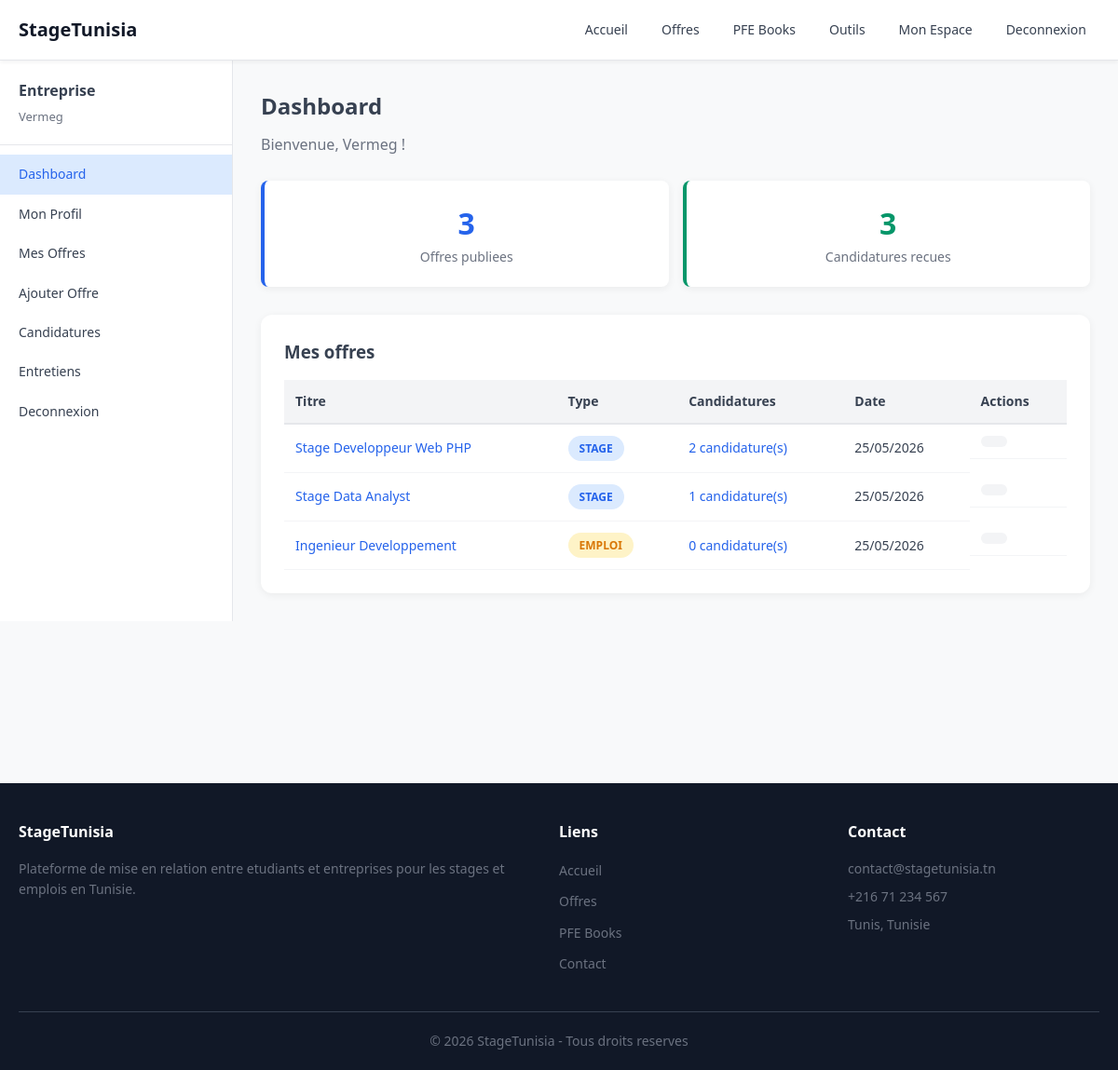
/entreprise/index.php (signed in), run on the app's committed database.
### tables this page shows
CREATE TABLE offres (
    id INT AUTO_INCREMENT PRIMARY KEY,
    entreprise_id INT NOT NULL,
    titre VARCHAR(200) NOT NULL,
    description TEXT,
    type_contrat VARCHAR(50) NOT NULL DEFAULT 'stage',
    duree VARCHAR(50) DEFAULT '',
    remuneration VARCHAR(100) DEFAULT '',
    lieu VARCHAR(100) DEFAULT '',
    secteur VARCHAR(100) DEFAULT '',
    competences_requises TEXT,
    date_publication DATETIME DEFAULT CURRENT_TIMESTAMP,
    date_expiration DATE DEFAULT NULL,
    active TINYINT(1) DEFAULT 1,
    FOREIGN KEY (entreprise_id) REFERENCES entreprises(id) ON DELETE CASCADE
);

### includes/functions.php (called while the page is built, shortened)
<?php
function formatDate($date) {
    return date('d/m/Y', strtotime($date));
}

### entreprise/index.php (the view, shortened to what this page needs)
<?php
require_once '../config/database.php';
require_once '../includes/functions.php';
$req_entreprise = "SELECT * FROM entreprises WHERE utilisateur_id = ?";
$stmt_entreprise = $pdo->prepare($req_entreprise);
$stmt_entreprise->execute([$_SESSION['user_id']]);
$entreprise = $stmt_entreprise->fetch();
$req_offres = "SELECT * FROM offres WHERE entreprise_id = ? ORDER BY date_publication DESC";
$stmt_offres = $pdo->prepare($req_offres);
$stmt_offres->execute([$entreprise['id']]);
$offres = $stmt_offres->fetchAll();
$total_candidatures = 0;
foreach ($offres as $o) {
    $req_count = "SELECT COUNT(*) as total FROM candidatures WHERE offre_id = ?";
    $stmt_count = $pdo->prepare($req_count);
    $stmt_count->execute([$o['id']]);
    $res_count = $stmt_count->fetch();
    $total_candidatures += $res_count['total'];
}
include '../includes/header.php';
?>
<div class="dashboard-layout">
<?php include '../includes/sidebar_entreprise.php'; ?>
<div class="dashboard-content">
    <h2><?= icon('building') ?> Dashboard</h2>
    <p>Bienvenue, <?= htmlspecialchars($_SESSION['user_nom']) ?> !</p>
    <div class="stats-cards">
        <div class="stat-card stat-total"><h3><?= count($offres) ?></h3><p>Offres publiees</p></div>
        <div class="stat-card stat-acceptee"><h3><?= $total_candidatures ?></h3><p>Candidatures recues</p></div>
    </div>
    <div class="dashboard-section">
        <h3><?= icon('briefcase') ?> Mes offres</h3>
        <?php if (empty($offres)): ?>
            <p>Aucune offre publiee. <a href="ajouter-offre.php">Publier une offre</a></p>
        <?php else: ?>
        <table class="table">
            <tr><th>Titre</th><th>Type</th><th>Candidatures</th><th>Date</th><th>Actions</th></tr>
            <?php foreach ($offres as $o):
                $req_nb = "SELECT COUNT(*) as total FROM candidatures WHERE offre_id = ?";
                $stmt_nb = $pdo->prepare($req_nb);
                $stmt_nb->execute([$o['id']]);
                $res_nb = $stmt_nb->fetch();
                $nb = $res_nb['total'];
            ?>
            <tr>
                <td><a href="../offre-detail.php?id=<?= $o['id'] ?>"><?= htmlspecialchars($o['titre']) ?></a></td>
                <td><span class="badge badge-<?= $o['type_contrat'] ?>"><?= $o['type_contrat'] ?></span></td>
                <td><a href="candidatures.php?offre_id=<?= $o['id'] ?>"><?= $nb ?> candidature(s)</a></td>
                <td><?= formatDate($o['date_publication']) ?></td>
                <td class="actions">
                    <a href="modifier-offre.php?id=<?= $o['id'] ?>" class="btn btn-sm"><?= icon('edit') ?></a>
                </td>
            </tr>
            <?php endforeach; ?>
        </table>
        <?php endif; ?>
    </div>
</div>
<?php include '../includes/footer.php'; ?></div>

### css/style.css (style rules this page uses)
:root { --primary: #2563eb; --primary-dark: #1d4ed8; --primary-light: #dbeafe; --secondary: #0d9488; --danger: #dc2626; --warning: #d97706; --success: #059669; --gray-50: #f8f9fa; --gray-100: #f3f4f6; --gray-200: #e5e7eb; --gray-300: #d1d5db; --gray-500: #6b7280; --gray-600: #4b5563; --gray-700: #374151; --gray-900: #111827; --white: #fff; --shadow: 0 2px 8px rgba(0,0,0,0.06); --shadow-lg: 0 4px 16px rgba(0,0,0,0.1); --radius: 8px; --radius-lg: 12px; }
* { margin: 0; padding: 0; box-sizing: border-box; }
html { scroll-behavior: smooth; }
body { font-family: 'Segoe UI', Tahoma, Geneva, Verdana, sans-serif; color: var(--gray-700); background: var(--gray-50); line-height: 1.6; }
a { color: var(--primary); text-decoration: none; }
.btn { display: inline-flex; align-items: center; gap: 8px; padding: 10px 24px; border-radius: var(--radius); font-weight: 600; font-size: 14px; cursor: pointer; border: none; transition: 0.3s; }
.btn-sm { padding: 6px 14px; font-size: 13px; background: var(--gray-100); color: var(--gray-700); }
.badge { display: inline-block; padding: 4px 12px; border-radius: 20px; font-size: 12px; font-weight: 600; text-transform: uppercase; }
.badge-stage { background: var(--primary-light); color: var(--primary); }
.badge-emploi { background: #fef3c7; color: var(--warning); }
.dashboard-layout { display: flex; }
.dashboard-content { flex: 1; padding: 30px; max-width: calc(100% - 250px); }
.dashboard-content h2 { margin-bottom: 10px; display: flex; align-items: center; gap: 10px; }
.dashboard-content > p { color: var(--gray-500); margin-bottom: 25px; }
.stats-cards { display: grid; grid-template-columns: repeat(auto-fit, minmax(150px, 1fr)); gap: 15px; margin-bottom: 30px; }
.stat-card { background: var(--white); padding: 20px; border-radius: var(--radius); box-shadow: var(--shadow); text-align: center; border-left: 4px solid var(--primary); }
.stat-card h3 { font-size: 32px; font-weight: 800; }
.stat-card p { font-size: 14px; color: var(--gray-500); }
.stat-card { padding: 20px 20px; }
.stat-acceptee { border-color: var(--success); color: var(--success); }
.stat-total { border-color: var(--primary); color: var(--primary); }
.dashboard-section { background: var(--white); padding: 25px; border-radius: var(--radius-lg); box-shadow: var(--shadow); margin-top: 20px; }
.dashboard-section h3 { margin-bottom: 15px; display: flex; align-items: center; gap: 8px; }
.table { width: 100%; border-collapse: collapse; font-size: 14px; }
.table th { text-align: left; background: var(--gray-100); padding: 12px; font-weight: 600; color: var(--gray-700); border-bottom: 2px solid var(--gray-200); }
.table td { padding: 12px; border-bottom: 1px solid var(--gray-100); }
.actions { display: flex; gap: 5px; }

### data on the page
offres: titre "Stage Developpeur Web PHP", type_contrat "STAGE", nb "2", date_publication "25/05/2026"
offres: titre "Stage Data Analyst", type_contrat "STAGE", nb "1", date_publication "25/05/2026"
offres: titre "Ingenieur Developpement", type_contrat "EMPLOI", nb "0", date_publication "25/05/2026"

### other printed values
$_SESSION['user_nom'] "Vermeg"
count($offres) "3"
$total_candidatures "3"
